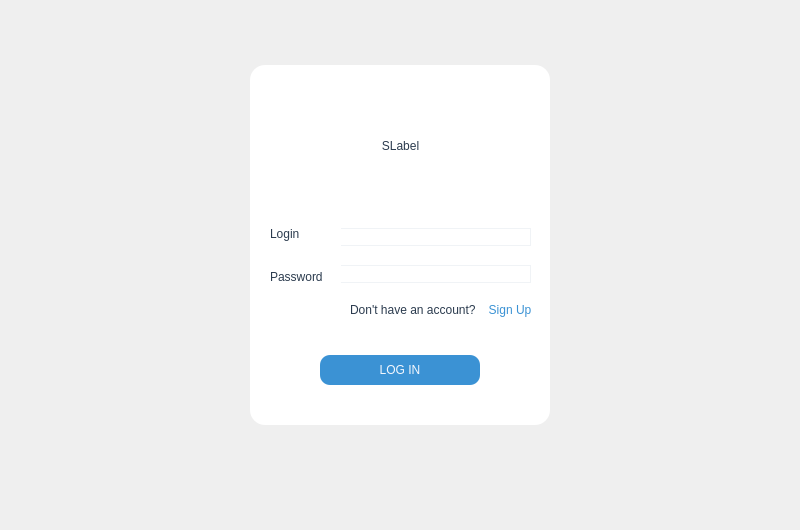
<?xml version="1.0" encoding="UTF-8"?>
<ui version="4.0">
 <class>form</class>
 <widget class="QWidget" name="form">
  <property name="geometry">
   <rect>
    <x>0</x>
    <y>0</y>
    <width>800</width>
    <height>530</height>
   </rect>
  </property>
  <property name="minimumSize">
   <size>
    <width>800</width>
    <height>530</height>
   </size>
  </property>
  <property name="maximumSize">
   <size>
    <width>800</width>
    <height>530</height>
   </size>
  </property>
  <property name="windowTitle">
   <string>LogIn</string>
  </property>
  <widget class="QLabel" name="label">
   <property name="geometry">
    <rect>
     <x>0</x>
     <y>0</y>
     <width>800</width>
     <height>530</height>
    </rect>
   </property>
   <property name="styleSheet">
    <string notr="true"/>
   </property>
   <property name="text">
    <string/>
   </property>
  </widget>
  <widget class="QFrame" name="frame">
   <property name="geometry">
    <rect>
     <x>250</x>
     <y>65</y>
     <width>300</width>
     <height>360</height>
    </rect>
   </property>
   <property name="styleSheet">
    <string notr="true">background-color: rgb(255, 255, 255);
border-radius:15px</string>
   </property>
   <property name="frameShape">
    <enum>QFrame::NoFrame</enum>
   </property>
   <property name="frameShadow">
    <enum>QFrame::Raised</enum>
   </property>
   <widget class="QWidget" name="verticalLayoutWidget">
    <property name="geometry">
     <rect>
      <x>90</x>
      <y>150</y>
      <width>191</width>
      <height>81</height>
     </rect>
    </property>
    <layout class="QVBoxLayout" name="verticalLayout">
     <item>
      <widget class="QLineEdit" name="email_input">
       <property name="styleSheet">
        <string notr="true">QLineEdit {
	border:1px solid rgb(240,243,246);
	border-radius:10px;
	font: 13pt &quot;Andale Mono&quot;;
	color:rgb(43,59,78);
}</string>
       </property>
      </widget>
     </item>
     <item>
      <widget class="QLineEdit" name="password_input">
       <property name="styleSheet">
        <string notr="true">QLineEdit {
	border:1px solid rgb(240,243,246);
	border-radius:10px;
	font: 13pt &quot;Andale Mono&quot;;
	color:rgb(43,59,78);
}</string>
       </property>
      </widget>
     </item>
    </layout>
   </widget>
   <widget class="QWidget" name="verticalLayoutWidget_2">
    <property name="geometry">
     <rect>
      <x>20</x>
      <y>150</y>
      <width>71</width>
      <height>80</height>
     </rect>
    </property>
    <layout class="QVBoxLayout" name="verticalLayout_2">
     <item>
      <widget class="QLabel" name="label_3">
       <property name="styleSheet">
        <string notr="true">font: 13pt &quot;Andale Mono&quot;;
color:rgb(43,59,78);</string>
       </property>
       <property name="text">
        <string>Login</string>
       </property>
      </widget>
     </item>
     <item>
      <widget class="QLabel" name="label_2">
       <property name="styleSheet">
        <string notr="true">font: 13pt &quot;Andale Mono&quot;;
color:rgb(43,59,78);</string>
       </property>
       <property name="text">
        <string>Password</string>
       </property>
      </widget>
     </item>
    </layout>
   </widget>
   <widget class="QPushButton" name="login_btn">
    <property name="geometry">
     <rect>
      <x>70</x>
      <y>290</y>
      <width>160</width>
      <height>30</height>
     </rect>
    </property>
    <property name="styleSheet">
     <string notr="true">QPushButton {
	background-color: rgb(59, 146, 212);
	color:rgb(243,247,254);
	border: 0px solid;
	border-radius: 10px;
	font: 10pt &quot;Andale Mono&quot;;
}

QPushButton:hover {
	background-color: rgb(243,247,254);
	color:rgb(59, 146, 212);
}</string>
    </property>
    <property name="text">
     <string>LOG IN</string>
    </property>
   </widget>
   <widget class="QLabel" name="label_4">
    <property name="geometry">
     <rect>
      <x>100</x>
      <y>237</y>
      <width>131</width>
      <height>16</height>
     </rect>
    </property>
    <property name="styleSheet">
     <string notr="true">font: 10pt &quot;Andale Mono&quot;;
color:rgb(43,59,78);</string>
    </property>
    <property name="text">
     <string>Don't have an account?</string>
    </property>
   </widget>
   <widget class="QPushButton" name="signup_btn">
    <property name="geometry">
     <rect>
      <x>235</x>
      <y>230</y>
      <width>50</width>
      <height>30</height>
     </rect>
    </property>
    <property name="styleSheet">
     <string notr="true">QPushButton {
	color:rgb(59, 146, 212);;
	border: 0px solid;
	border-radius: 10px;
	font: 10pt &quot;Andale Mono&quot;;
}

</string>
    </property>
    <property name="text">
     <string>Sign Up</string>
    </property>
   </widget>
   <widget class="QLabel" name="label_5">
    <property name="geometry">
     <rect>
      <x>70</x>
      <y>50</y>
      <width>161</width>
      <height>61</height>
     </rect>
    </property>
    <property name="styleSheet">
     <string notr="true">font: 25pt &quot;Andale Mono&quot;;
color:rgb(43,59,78);</string>
    </property>
    <property name="text">
     <string>SLabel</string>
    </property>
    <property name="alignment">
     <set>Qt::AlignCenter</set>
    </property>
   </widget>
  </widget>
 </widget>
 <resources/>
 <connections/>
</ui>
